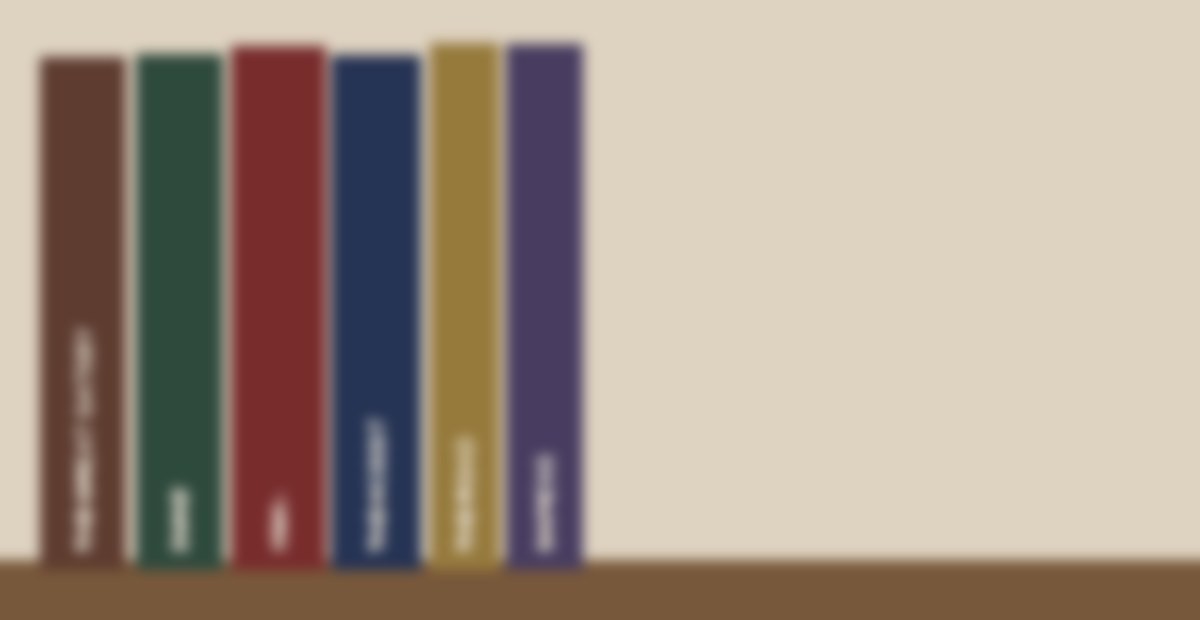
#> input picture test_photos/shelf_low_confidence.jpg, 1200 x 620 px
$ python -i detector.py   (imports and definitions only)   (older library calls are emulated)
#> lines starting #> are read from the running program, lines starting #| are printed output that depends on the picture
#> further down, picture is the input picture: PIL image 1200x620 RGB; mean R, G, B 165.7, 150.3, 136.9
"""Stage 1: local, CPU-only spine detection.

Primary backend is a pretrained YOLOv8n checkpoint (COCO, "book" class).
If the weights or the ultralytics package are unavailable, we fall back to an
OpenCV vertical-edge projection that segments the shelf into spine columns.
Both paths return the same BoundingBox list, so the pipeline never branches.
"""

from __future__ import annotations

import threading
from dataclasses import dataclass
from io import BytesIO

from django.conf import settings
from PIL import Image

COCO_BOOK_CLASS_ID = 73

_model_lock = threading.Lock()
_model_cache: object | None = None
_model_load_failed = False


@dataclass
class BoundingBox:
    x: int
    y: int
    width: int
    height: int
    confidence: float = 1.0
    source: str = "opencv"

    def crop(self, image: Image.Image) -> Image.Image:
        return image.crop((self.x, self.y, self.x + self.width, self.y + self.height))


# [66 lines left out: functions _load_yolo_model, _detect_with_yolo, not called in this run]


def _detect_with_opencv(image: Image.Image) -> list[BoundingBox]:
    """Segment spines by looking for vertical edge peaks across the shelf."""
    try:
        import cv2
        import numpy as np
    except ImportError:
        return []

    width, height = image.size
#> width = 1200; height = 620
    gray = cv2.cvtColor(np.array(image), cv2.COLOR_RGB2GRAY)
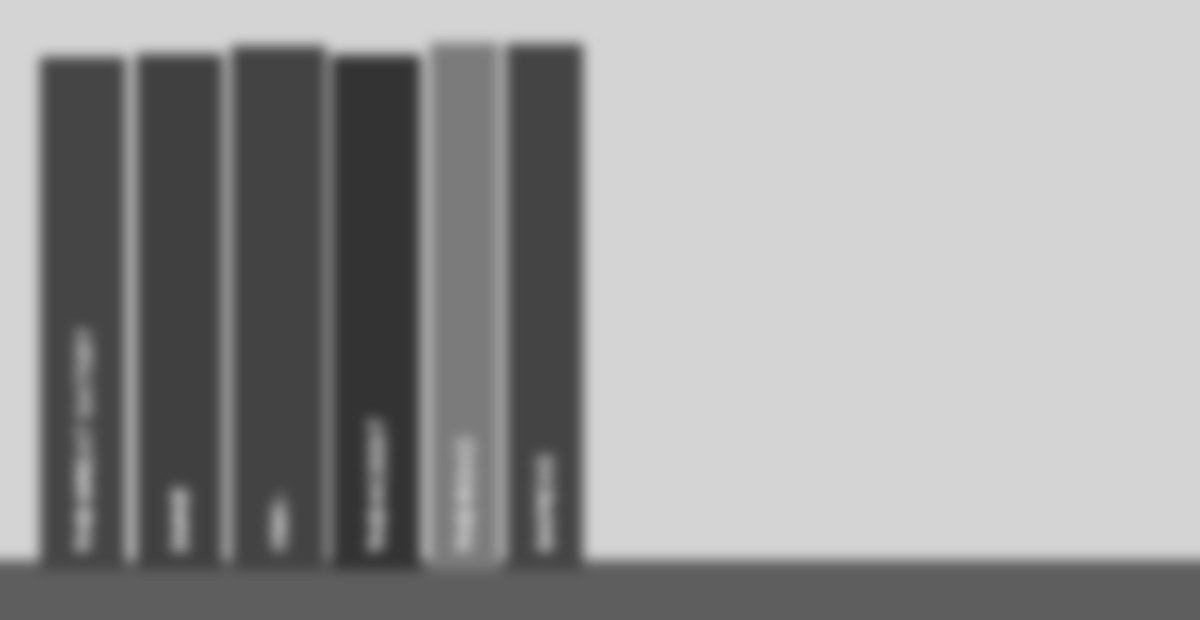
#> gray: shape (620, 1200); min 50, max 213, mean 153.3
    blurred = cv2.GaussianBlur(gray, (5, 5), 0)

    # Vertical edges are the gaps between spines; horizontal ones are shelf boards.
    sobel_x = cv2.Sobel(blurred, cv2.CV_32F, 1, 0, ksize=3)
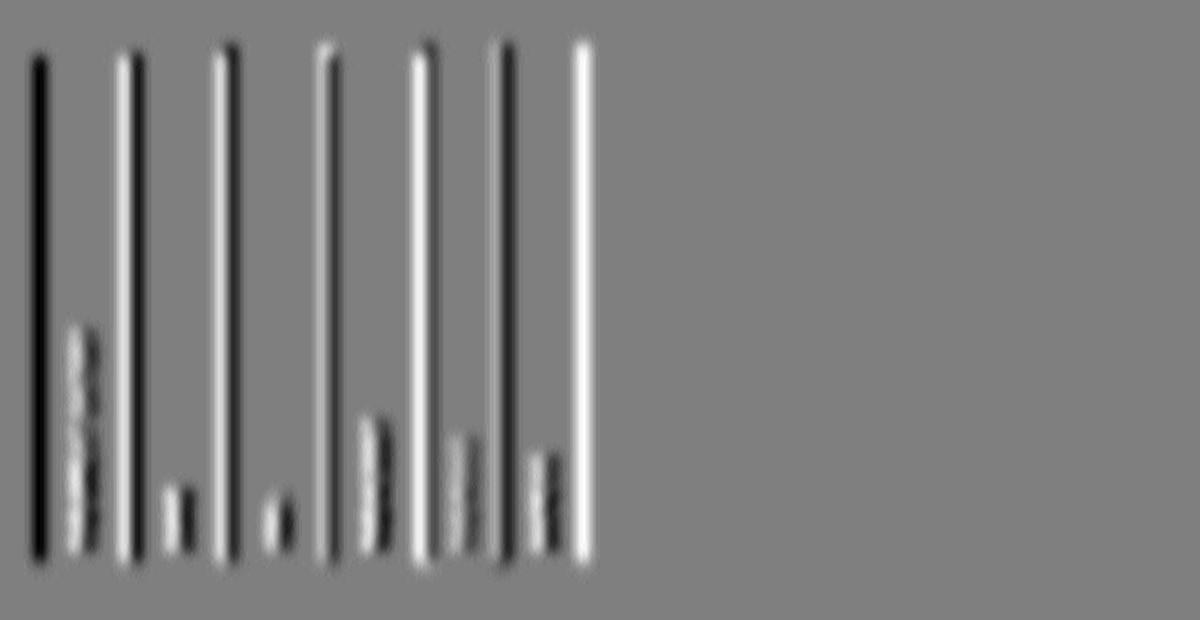
#> sobel_x: shape (620, 1200) float32; min -72, max 72, mean 0; drawn with min black and max white
    vertical_energy = np.abs(sobel_x).sum(axis=0)
#> vertical_energy = 1200 values, max 37168 at index 584, min 0 at index 0, mean 3804
    if vertical_energy.max() <= 0:
        return []

    normalized = vertical_energy / vertical_energy.max()
#> normalized = 1200 values, max 1 at index 584, min 0 at index 0, mean 0.102
    threshold = float(normalized.mean() + normalized.std())
#> threshold = 0.304
    min_spine_width = max(12, width // 60)
#> min_spine_width = 20

    separators = [0]
    last = 0
    for column in range(1, width - 1):
        if normalized[column] < threshold:
            continue
        if column - last < min_spine_width:
            continue
        separators.append(column)
        last = column
#> after the loop, separators = [0, 30, 116, 136, 214, 234, 317, 337, 410, 431, 494, 514, 573]
    separators.append(width)

    boxes: list[BoundingBox] = []
    for left, right in zip(separators, separators[1:]):
        spine_width = right - left
        if spine_width < min_spine_width:
            continue
        aspect = height / max(spine_width, 1)
        if aspect < 1.5:
            continue
        boxes.append(
            BoundingBox(
                x=left,
                y=0,
                width=spine_width,
                height=height,
                confidence=min(1.0, aspect / 10.0),
                source="opencv",
            )
        )
#> this loop made 13 passes
#> (left, right, spine_width, aspect) on passes 1 to 12: (0, 30, 30, 20.67), (30, 116, 86, 7.21), (116, 136, 20, 31), (136, 214, 78, 7.95), (214, 234, 20, 31), (234, 317, 83, 7.47), (317, 337, 20, 31), (337, 410, 73, 8.49), (410, 431, 21, 29.52), (431, 494, 63, 9.84), (494, 514, 20, 31), (514, 573, 59, 10.51)
#> after the loop, boxes = 12 items
    return boxes


# [12 lines left out: function detect_spines, not called in this run]

>>> from PIL import Image
>>> picture = Image.open('../../test_photos/shelf_low_confidence.jpg')
>>> result = _detect_with_opencv(picture)
#> result = 12 items
